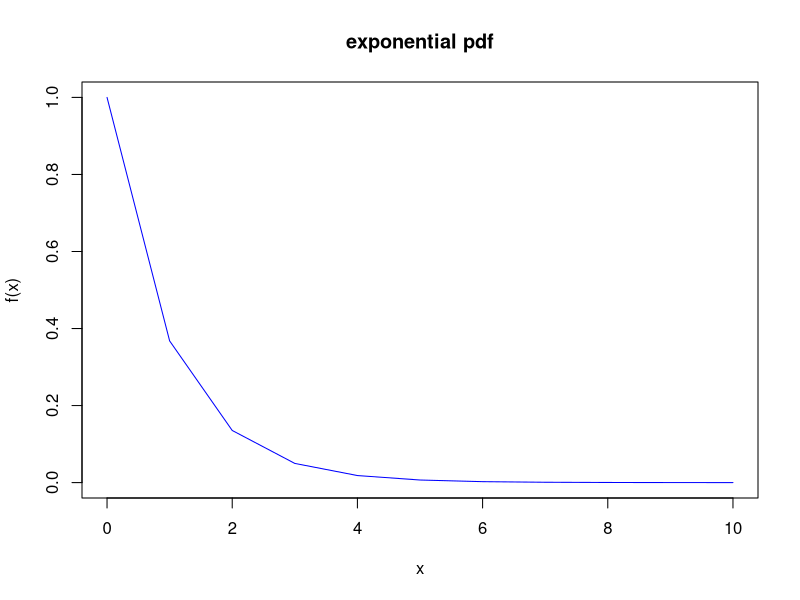
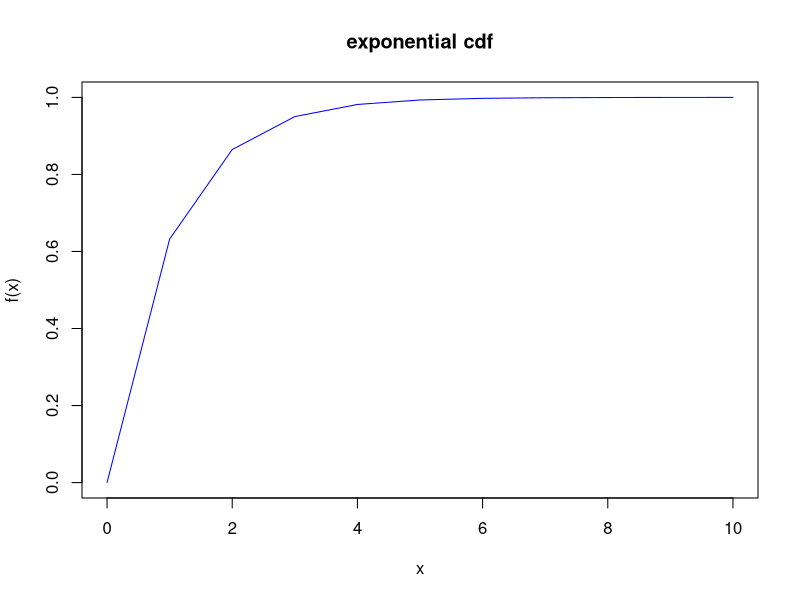
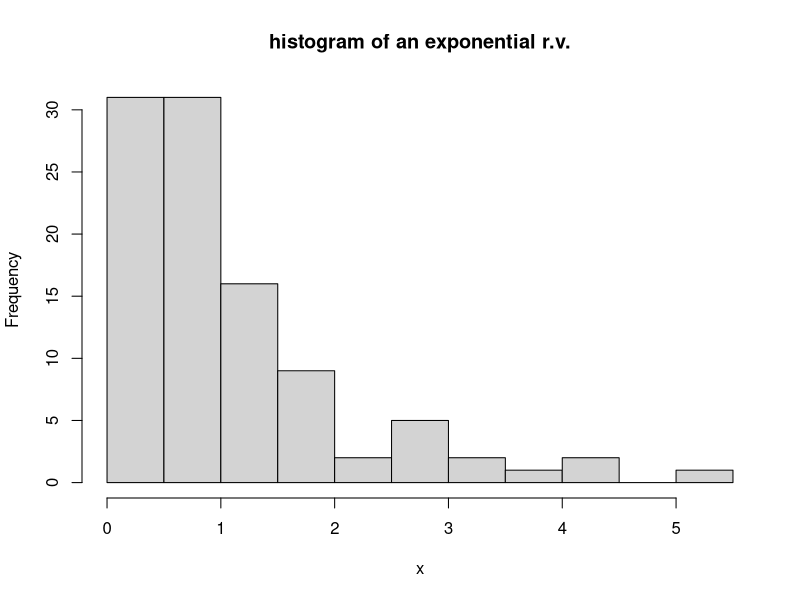
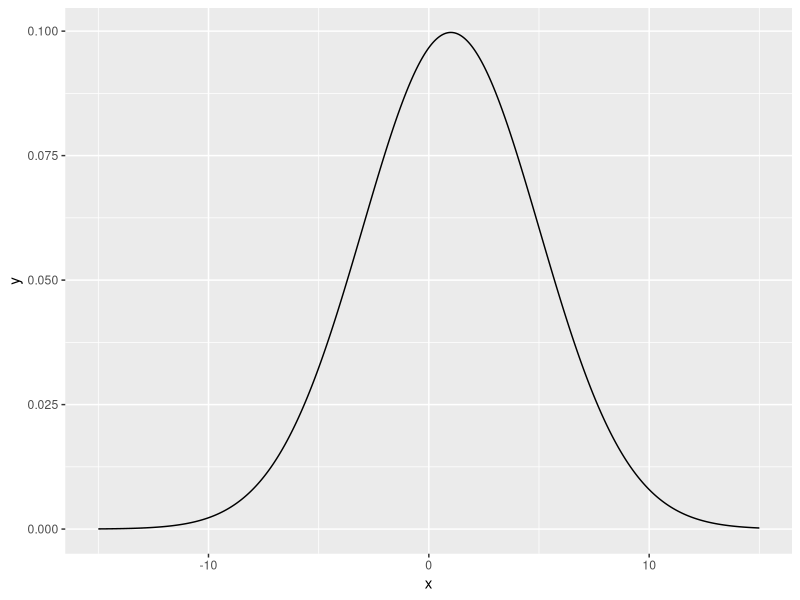

Reproduce these figures in R, in order.
## ---- chunk 1
# Scale parameter
lambda<-1
## ---- chunk 2
# Support
x<-c(0:10)
# PDF
pdf<-lambda*exp(-lambda*x)
# CDF
cdf<-1-exp(-lambda*x)
## ---- chunk 3
# plot functions
par(mfrow=c(1,1))
plot(x,pdf,xlab="x", ylab="f(x)", main="exponential pdf", type="l", col="blue")
plot(x,cdf,xlab="x", ylab="f(x)", main="exponential cdf", type="l", col="blue")
## ---- chunk 4
# value of the support
x<-2.5
# evaluate pdf at x
dexp(x,lambda) 

# evaluate cdf at x
pexp(x,lambda)
## ---- chunk 5
# compare pdf at x with analytical value
dexp(x,lambda) == lambda*exp(-lambda*x)

# compare cdf at x with analytical value
pexp(x,lambda) == 1-exp(-lambda*x)
## ---- chunk 6
# numbers to extracts
n<-100
# generate n numbers from exponential with scale lambda
v<-rexp(n, lambda)
## ---- chunk 7
hist(v,main="histogram of an exponential r.v.", xlab="x")
## ---- chunk 8
# lower bound
a<- 2
# upper bound
b<- 5
# evaluate cdf at a and b using R function
pa<-pexp(a,lambda)
pb<-pexp(b,lambda)
# compute probability
p<-pb-pa
print(p)
## ---- chunk 9
# Support
x <- seq(-15, 15, by = .05)
# PDF
y <-dnorm(x = x, mean = 1, sd = 4)
## ---- chunk 10
# Plot PDF
norm_pdf <- data.frame(x,y)

library("ggplot2")
ggplot(norm_pdf) +
  geom_line(aes(x, y)) 
